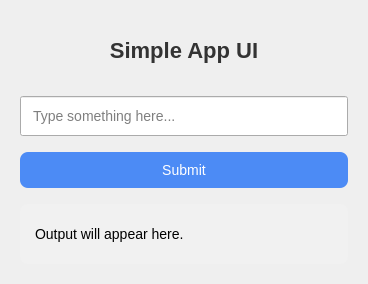
<?xml version="1.0" encoding="UTF-8"?>
<ui version="4.0">
 <class>MainWindow</class>
 <widget class="QWidget" name="MainWindow">
  <property name="geometry">
   <rect>
    <x>0</x>
    <y>0</y>
    <width>368</width>
    <height>284</height>
   </rect>
  </property>
  <property name="windowTitle">
   <string>Simple Planner UI</string>
  </property>
  <layout class="QVBoxLayout" name="verticalLayout">
   <property name="spacing">
    <number>16</number>
   </property>
   <property name="margin" stdset="0">
    <number>20</number>
   </property>
   <item>
    <widget class="QLabel" name="titleLabel">
     <property name="styleSheet">
      <string notr="true">font-size: 22px; font-weight: bold; color: #333;</string>
     </property>
     <property name="text">
      <string>Simple App UI</string>
     </property>
     <property name="alignment">
      <set>Qt::AlignmentFlag::AlignCenter</set>
     </property>
    </widget>
   </item>
   <item>
    <widget class="QLineEdit" name="inputBox">
     <property name="styleSheet">
      <string notr="true">padding: 10px; font-size: 14px;</string>
     </property>
     <property name="text">
      <string/>
     </property>
     <property name="placeholderText">
      <string>Type something here...</string>
     </property>
    </widget>
   </item>
   <item>
    <widget class="QPushButton" name="submitBtn">
     <property name="styleSheet">
      <string notr="true">
       QPushButton {
        padding: 10px;
        font-size: 14px;
        background-color: #4c8bf5;
        color: white;
        border-radius: 8px;
       }
       QPushButton:hover {
        background-color: #3a6ecc;
       }
      </string>
     </property>
     <property name="text">
      <string>Submit</string>
     </property>
    </widget>
   </item>
   <item>
    <widget class="QLabel" name="outputLabel">
     <property name="styleSheet">
      <string notr="true">
       padding: 12px;
       background: #f1f1f1;
       border-radius: 8px;
       font-size: 14px;
      </string>
     </property>
     <property name="text">
      <string>Output will appear here.</string>
     </property>
     <property name="wordWrap">
      <bool>true</bool>
     </property>
    </widget>
   </item>
  </layout>
 </widget>
 <resources/>
 <connections/>
</ui>
